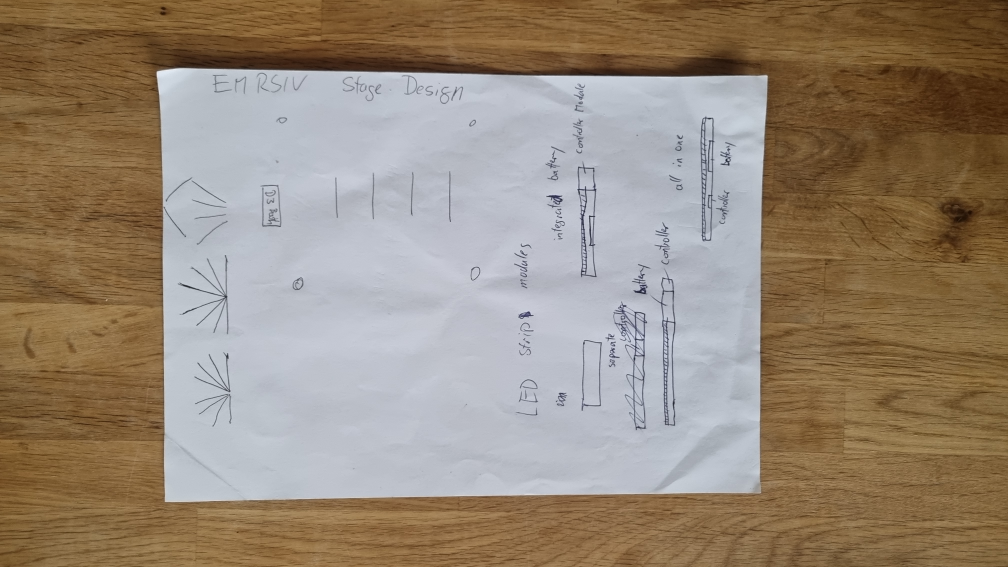
#> input picture sample_images/test.jpg, 4032 x 2268 px (shown at 1/4 size); its folder holds only this picture in this run
$ python -i scan.py   (imports and definitions only)
#> lines starting #> are read from the running program, lines starting #| are printed output that depends on the picture
"""Document geometry shared by the CLI, desktop editor and web service."""
from pathlib import Path
import io
import os
import tempfile
import zlib

import cv2
import numpy as np
from PIL import Image, ImageOps

valid_formats = [".jpg", ".jpeg", ".jp2", ".png", ".bmp", ".webp", ".tiff", ".tif"]


def load_image(source, max_pixels=24_000_000, allowed_formats=None):
    try:
        with Image.open(source) as image:
            if allowed_formats is not None and image.format not in allowed_formats:
                raise ValueError("Unsupported image; use JPEG, PNG, WebP or TIFF")
            if image.width * image.height > max_pixels:
                raise ValueError("Image exceeds the pixel limit")
            return ImageOps.exif_transpose(image).convert("RGB")
    except (OSError, Image.DecompressionBombError) as exc:
        raise ValueError("Invalid or unsupported image") from exc


def detect_corners(image):
    array = np.asarray(image)
    height, width = array.shape[:2]
    scale = min(1.0, 1000 / max(width, height))
    small = cv2.resize(array, (max(2, round(width * scale)), max(2, round(height * scale))))
    gray = cv2.GaussianBlur(cv2.cvtColor(small, cv2.COLOR_RGB2GRAY), (5, 5), 0)
    masks = [cv2.Canny(gray, 50, 150), cv2.threshold(gray, 0, 255, cv2.THRESH_BINARY + cv2.THRESH_OTSU)[1]]
    candidates = []
    for mask in masks:
        contours, _ = cv2.findContours(mask, cv2.RETR_LIST, cv2.CHAIN_APPROX_SIMPLE)
        for contour in sorted(contours, key=cv2.contourArea, reverse=True)[:20]:
            polygon = cv2.approxPolyDP(contour, .02 * cv2.arcLength(contour, True), True)
            area = cv2.contourArea(polygon)
            if len(polygon) == 4 and cv2.isContourConvex(polygon) and area > small.shape[0] * small.shape[1] * .08:
                points = polygon.reshape(4, 2)
                border = np.any((points[:, 0] <= 2) | (points[:, 1] <= 2) | (points[:, 0] >= small.shape[1]-3) | (points[:, 1] >= small.shape[0]-3))
                candidates.append((area * (.4 if border else 1), points))
    if not candidates:
        return [[0, 0], [width-1, 0], [width-1, height-1], [0, height-1]]
    points = max(candidates, key=lambda item: item[0])[1].astype(float) / scale
    points[:, 0] = np.clip(points[:, 0], 0, width-1)
    points[:, 1] = np.clip(points[:, 1], 0, height-1)
    center = points.mean(axis=0)
    points = points[np.argsort(np.arctan2(points[:, 1]-center[1], points[:, 0]-center[0]))]
    points = np.roll(points, -np.argmin(points.sum(axis=1)), axis=0)
    return points.tolist()


def validate_corners(corners, width, height):
    points = np.asarray(corners, dtype=np.float32)
    if points.shape != (4, 2) or not np.isfinite(points).all():
        raise ValueError("Supply four finite corners in top-left, top-right, bottom-right, bottom-left order")
    if np.any(points < 0) or np.any(points[:, 0] > width-1) or np.any(points[:, 1] > height-1):
        raise ValueError("Corners must be inside the image")
    if not cv2.isContourConvex(points.reshape(4, 1, 2)) or cv2.contourArea(points, oriented=True) < 16:
        raise ValueError("Corners must form a non-intersecting quadrilateral")
    return points


def correct_image(image, corners=None, rotation=0, mode="color"):
    if rotation not in (0, 90, 180, 270) or mode not in ("color", "grayscale", "document"):
        raise ValueError("Invalid rotation or cleanup mode")
    points = validate_corners(corners if corners is not None else detect_corners(image), *image.size)
    tl, tr, br, bl = points
    width = max(2, round(max(np.linalg.norm(tr-tl), np.linalg.norm(br-bl))))
    height = max(2, round(max(np.linalg.norm(bl-tl), np.linalg.norm(br-tr))))
    matrix = cv2.getPerspectiveTransform(points, np.float32([[0, 0], [width-1, 0], [width-1, height-1], [0, height-1]]))
    result = cv2.warpPerspective(np.asarray(image), matrix, (width, height))
    if mode != "color":
        result = cv2.cvtColor(result, cv2.COLOR_RGB2GRAY)
        if mode == "document":
            result = cv2.adaptiveThreshold(result, 255, cv2.ADAPTIVE_THRESH_GAUSSIAN_C, cv2.THRESH_BINARY, 31, 12)
    return Image.fromarray(result).rotate(-rotation, expand=True)


def write_pdf(images, output_path, page_size="natural", max_bytes=None):
    """Write each page directly to disk without retaining previous image streams.

    Color pages use high-quality JPEG; grayscale/cleanup pages remain lossless.
    PDF object offsets and page references are the only per-document state.
    """
    if page_size not in ("natural", "a4"):
        raise ValueError("Unknown PDF page size")
    path = Path(output_path)
    path.parent.mkdir(parents=True, exist_ok=True)
    offsets = {}
    pages = []
    temporary = None
    try:
        with tempfile.NamedTemporaryFile(mode="wb", dir=path.parent, prefix="."+path.name+".", suffix=".tmp", delete=False) as output:
            temporary = Path(output.name)
            def write(data):
                if max_bytes is not None and output.tell() + len(data) > max_bytes:
                    raise ValueError("Generated PDF exceeds the document byte limit; reduce the number or size of pages")
                output.write(data)

            def object(number, body, stream=None):
                offsets[number] = output.tell()
                write(f"{number} 0 obj\n".encode() + body)
                if stream is not None:
                    write(b"\nstream\n")
                    write(stream)
                    write(b"\nendstream")
                write(b"\nendobj\n")

            write(b"%PDF-1.4\n%\xe2\xe3\xcf\xd3\n")
            object(1, b"<< /Type /Catalog /Pages 2 0 R >>")
            for image in images:
                width, height = image.size
                if page_size == "a4":
                    pw, ph = (595.28, 841.89) if width <= height else (841.89, 595.28)
                    scale = min((pw-36)/width, (ph-36)/height)
                    dw, dh = width*scale, height*scale
                else:
                    pw, ph = width * 72/300, height * 72/300
                    dw, dh = pw, ph
                image_id = 3 + len(pages)*3
                if image.mode in ("1", "L"):
                    content = zlib.compress(image.convert("L").tobytes())
                    space, filter_name = "DeviceGray", "FlateDecode"
                else:
                    encoded = io.BytesIO()
                    image.convert("RGB").save(encoded, "JPEG", quality=95)
                    content = encoded.getvalue()
                    space, filter_name = "DeviceRGB", "DCTDecode"
                    encoded.close()
                object(image_id, (f"<< /Type /XObject /Subtype /Image /Width {width} /Height {height} "
                                 f"/ColorSpace /{space} /BitsPerComponent 8 /Filter /{filter_name} /Length {len(content)} >>").encode(), content)
                del content
                commands = f"q {dw:.6f} 0 0 {dh:.6f} {(pw-dw)/2:.6f} {(ph-dh)/2:.6f} cm /Image Do Q\n".encode()
                object(image_id+1, f"<< /Length {len(commands)} >>".encode(), commands)
                page_id = image_id+2
                object(page_id, (f"<< /Type /Page /Parent 2 0 R /MediaBox [0 0 {pw:.6f} {ph:.6f}] "
                                 f"/Resources << /XObject << /Image {image_id} 0 R >> >> /Contents {image_id+1} 0 R >>").encode())
                pages.append(page_id)
            if not pages:
                raise ValueError("No images to export")
            references = " ".join(f"{number} 0 R" for number in pages)
            object(2, f"<< /Type /Pages /Count {len(pages)} /Kids [{references}] >>".encode())
            start = output.tell()
            size = max(offsets) + 1
            write(f"xref\n0 {size}\n0000000000 65535 f \n".encode())
            for number in range(1, size):
                write(f"{offsets[number]:010d} 00000 n \n".encode())
            write(f"trailer\n<< /Size {size} /Root 1 0 R >>\nstartxref\n{start}\n%%EOF\n".encode())
            output.flush()
            os.fsync(output.fileno())
        os.replace(temporary, path)
    except Exception:
        if temporary is not None:
            temporary.unlink(missing_ok=True)
        raise


def scan(img_path: str, output_path: str | None = None, interactive_mode: bool = False):
    image = load_image(img_path)
    corners = detect_corners(image)
    if interactive_mode:
        from .interactive_get_contour import interactive_get_contour
        corners = interactive_get_contour(np.asarray(corners), np.asarray(image)).tolist()
    result = correct_image(image, corners)
    if output_path:
        Path(output_path).parent.mkdir(parents=True, exist_ok=True)
        result.save(output_path)
    return np.asarray(result)


def multi_scan(img_dir: str, output_dir: str | None = None, interactive_mode: bool = False) -> list:
    files = sorted(p for p in Path(img_dir).iterdir() if p.suffix.lower() in valid_formats)
    if not files:
        raise ValueError("No supported images found")
    images = []
    for path in files:
        result = scan(str(path), str(Path(output_dir)/path.name) if output_dir else None, interactive_mode)
        if not output_dir:
            images.append(Image.fromarray(result))
    return images


def scan2pdf(img_path: str, output_path: str, interactive_mode: bool = False):
    write_pdf([Image.fromarray(scan(img_path, interactive_mode=interactive_mode))], output_path)
#> in load_image, image is the input picture: PIL image 4032x2268 RGB; mean R, G, B 151.1, 136.1, 119.3
#> in load_image, `return ImageOps.exif_transpose(image).convert("RGB")`:
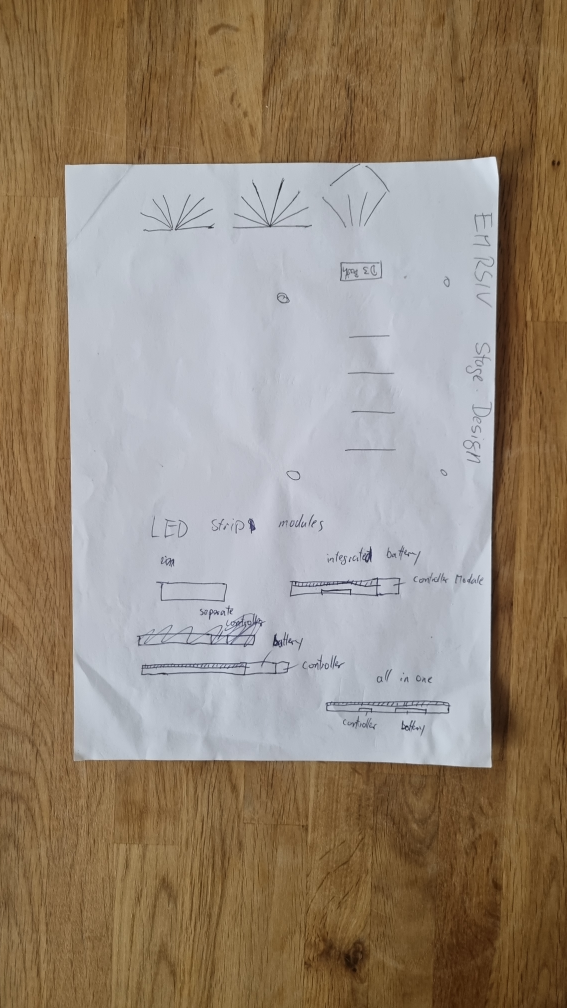
#> returned value: PIL image 2268x4032 RGB (shown at 1/4 size); mean R, G, B 151.1, 136.1, 119.3
#> in detect_corners, `small = cv2.resize(array, (max(2, round(width * scale)), max(2, round(..`:
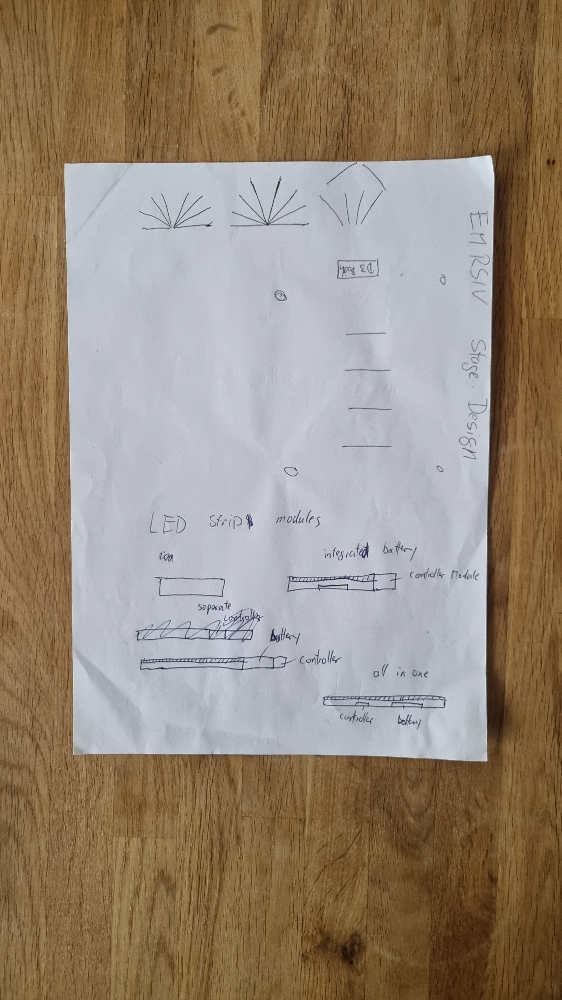
#> small: shape (1000, 562, 3); mean R, G, B 151, 135.9, 119.2
#> in detect_corners, `gray = cv2.GaussianBlur(cv2.cvtColor(small, cv2.COLOR_RGB2GRAY), (5, 5..`:
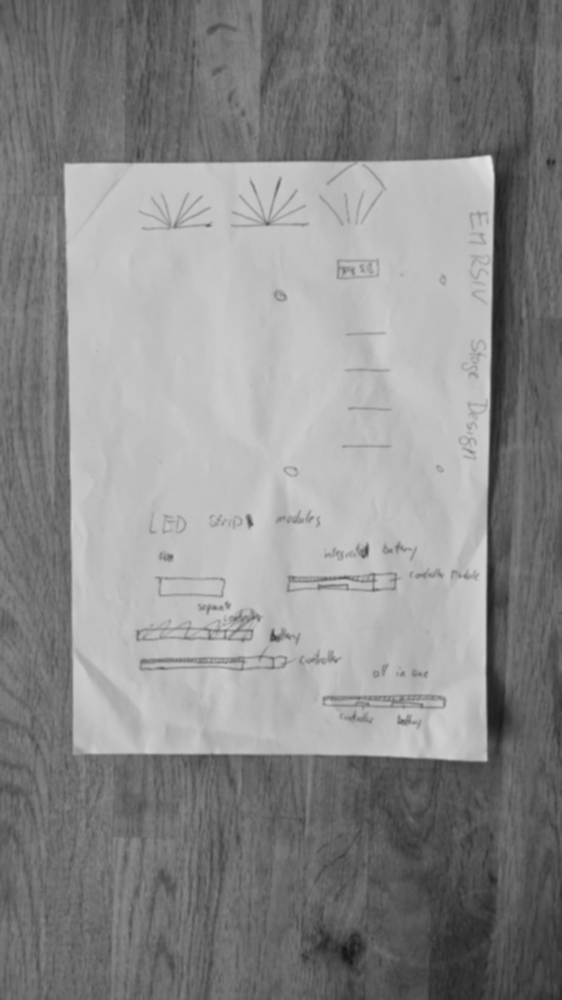
#> gray: shape (1000, 562); min 22, max 230, mean 138.5
#> the loop in detect_corners, `for mask in masks:` made 2 passes
#> after the loop in detect_corners, `for mask in masks:`: candidates = [(249580, [[490, 155], [64, 164], [84, 763], [487, 760]]), (250155, [[489, 155], [487, 759], [74, 755], [64, 165]]), (250059, [[489, 155], [64, 164], [74, 754], [486, 760]])]
#> in detect_corners, `points = max(candidates, key=lambda item: item[0])[1].astype(float) / ..`: points = [[1971.6, 625], [1963.6, 3060.3], [298.4, 3044.2], [258, 665.3]]
#> in detect_corners, `center = points.mean(axis=0)`: center = [1122.9, 1848.7]
#> in detect_corners, `points = points[np.argsort(np.arctan2(points[:, 1]-center[1], points[:..`: points = [[258, 665.3], [1971.6, 625], [1963.6, 3060.3], [298.4, 3044.2]]
#> in scan, `corners = detect_corners(image)`: corners has the same summary as points in detect_corners
#> in correct_image, `tl, tr, br, bl = points`: tl = [258, 665.3]; tr = [1971.6, 625]; br = [1963.6, 3060.3]; bl = [298.4, 3044.2]
#> in correct_image, `width = max(2, round(max(np.linalg.norm(tr-tl), np.linalg.norm(br-bl))))`: width = 1714
#> in correct_image, `height = max(2, round(max(np.linalg.norm(bl-tl), np.linalg.norm(br-tr)..`: height = 2435
#> in correct_image, `matrix = cv2.getPerspectiveTransform(points, np.float32([[0, 0], [widt..`: matrix = [[1.02, -0.0173, -251.4], [0.0233, 0.99, -664.3], [1.36e-05, -1.2e-05, 1]]
#> in correct_image, `result = cv2.warpPerspective(np.asarray(image), matrix, (width, height))`:
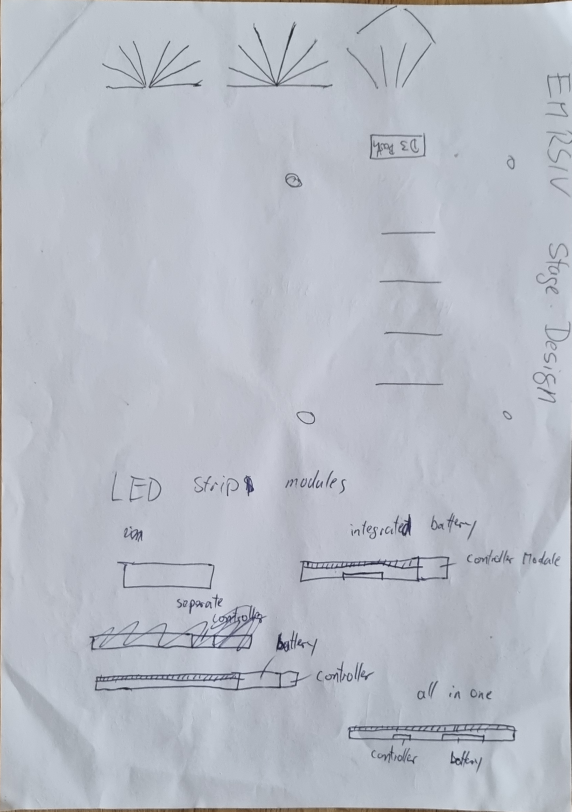
#> result: shape (2435, 1714, 3) (shown at 1/3 size); mean R, G, B 183.3, 187.9, 197.6
#> the loop in write_pdf, `for image in images:` made 1 pass
#> (width, height, pw, ph, dw, dh, image_id, space) on pass 1: (1714, 2435, 411.4, 584.4, 411.4, 584.4, 3, 'DeviceRGB')
#> after the loop in write_pdf, `for image in images:`: pages = [5]
#> in write_pdf, `start = output.tell()`: start = 812342
#> in write_pdf, `size = max(offsets) + 1`: size = 6


def multi_scan2pdf(img_dir: str, output_path: str, interactive_mode: bool = False):
    files = sorted(p for p in Path(img_dir).iterdir() if p.suffix.lower() in valid_formats)
    write_pdf((Image.fromarray(scan(str(p), interactive_mode=interactive_mode)) for p in files), output_path)

>>> result = scan2pdf('../../sample_images/test.jpg', 'out.png')
